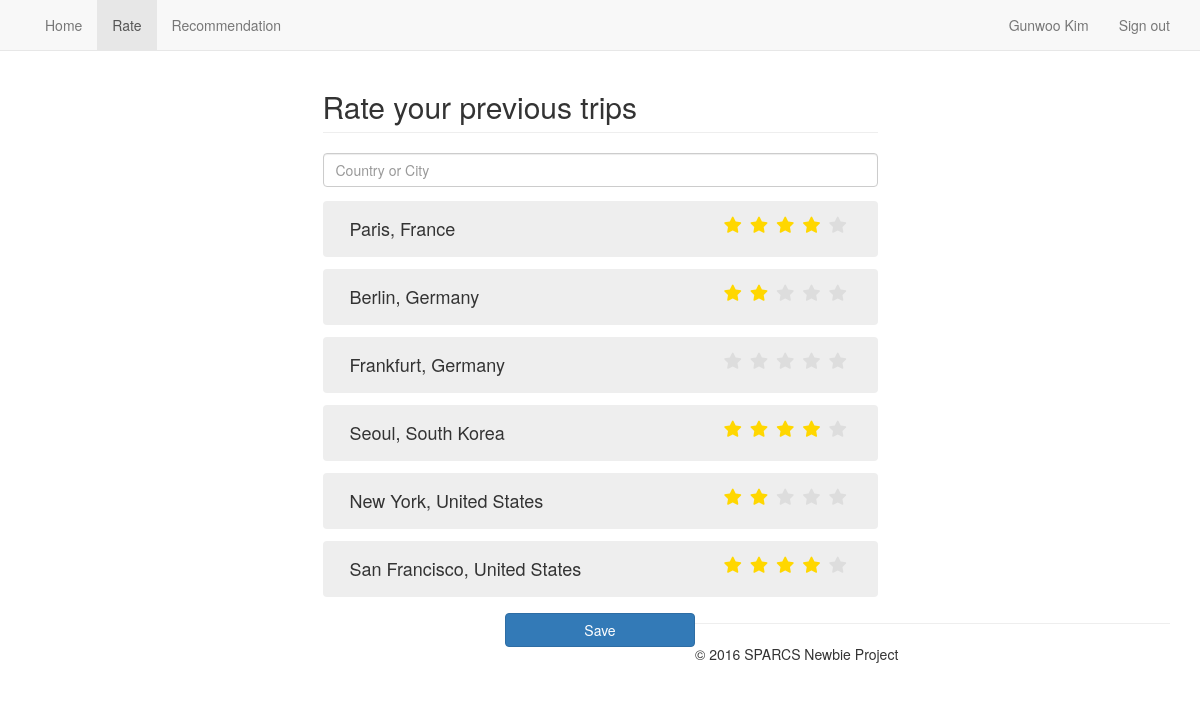
Page /rate/ (signed in) on the committed database.
### rate/models.py (models this page shows, shortened)
class Preference(models.Model):
    destination = models.ForeignKey(Destination)
    score = models.IntegerField(validators=[MinValueValidator(0), MaxValueValidator(5)])

class Destination(models.Model):
    name = models.CharField(max_length=30)
    country = models.ForeignKey(Country, null=True, blank=True)
    tags = models.ManyToManyField(Tag)

class Country(models.Model):
    name = models.CharField(max_length=30)
    class Meta:
        verbose_name_plural = "countries"

### rate/views.py (the view)
# urls.py: url(r'^rate/', views.preference_list),
@login_required
def preference_list(request):
    user = request.user
    userprofile = UserProfile.objects.get(user=user)
    for dest in Destination.objects.all():
        score = int(request.POST.get('rating_'+dest.name, -1))
        userprofile.set_preference(dest.name, score)
    pref_list = list(userprofile.preferences.all())
    pref_list.sort(key=lambda x: (x.destination.country.name, x.destination.name))
    data = {'user': user,
            'pref_list': pref_list}
    return render(request, 'rate.html', data)

### rate/models.py (called while the page is built, shortened)
    def set_preference(self, dest_name, score):
        try:
            pref = self.preferences.get(destination__name=dest_name)
        except ObjectDoesNotExist:
            pref = None
        if pref is not None:
            if score != -1:
                pref.score = score
                pref.save()

### rate/templates/rate.html (shortened to what this page needs)
<!DOCTYPE html>
<html lang="en">
  <head>
    <link rel="stylesheet" href="https://maxcdn.bootstrapcdn.com/bootstrap/3.3.7/css/bootstrap.min.css">
    <link rel="stylesheet" href="/static/customize.css" type="text/css">
    <link rel="stylesheet" href="//netdna.bootstrapcdn.com/font-awesome/4.2.0/css/font-awesome.min.css">
  </head>
  <body>
    <nav class="navbar navbar-default navbar-fixed-top">
      <div class="container">
        <div id="navbar" class="navbar-collapse collapse">
          <ul class="nav navbar-nav">
            <li>
              <a href="/main">Home</a>
            </li>
            <li class="active">
              <a href="/rate">Rate</a>
            </li>
            <li>
              <a href="/recommendation">Recommendation</a>
            </li>
          </ul>
          <ul class="nav navbar-nav navbar-right">
            {% if user is not None %}
            <li class="navbar-text">
              {{user.first_name}} {{user.last_name}}
            </li>
            <li>
              <a href="/logout">Sign out</a>
            </li>
            {% else %}
            <li>
              <a href="/login">Sign In</a>
            </li>
            {% endif %}
          </ul>
      </div>
      </div>
    </nav>
    <div class="container">
      <div class="row">
        <div class="col-sm-6 col-sm-offset-3">
          <h2 class="page-header">Rate your previous trips</h2>
          <div class="search-box">
              <input type="search" placeholder="Country or City" class="form-control" />
          </div>
        </div>
      </div>
      <form method="post">
        {% for pref in pref_list %}
        {% with pref.destination.name as dname %}
        <div class="row">
          <div class="col-sm-6 col-sm-offset-3">
            <div class="preference">
              <h4 class="col-sm-7">
                {{dname}}, {{pref.destination.country.name}}
              </h4>
              <fieldset class="rating col-sm-5">
                {% if pref.score == 5 %}
                <input type="radio" id="star5_{{dname}}" name="rating_{{dname}}" value="5" checked /><label class = "full" for="star5_{{dname}}" title="5 stars"></label>
                {% else %}
                <input type="radio" id="star5_{{dname}}" name="rating_{{dname}}" value="5" /><label class = "full" for="star5_{{dname}}" title="5 stars"></label>
                {% endif %}
                {% if pref.score == 4 %}
                <input type="radio" id="star4_{{dname}}" name="rating_{{dname}}" value="4" checked /><label class = "full" for="star4_{{dname}}" title="4 stars"></label>
                {% else %}
                <input type="radio" id="star4_{{dname}}" name="rating_{{dname}}" value="4" /><label class = "full" for="star4_{{dname}}" title="4 stars"></label>
                {% endif %}
                {% if pref.score == 3 %}
                <input type="radio" id="star3_{{dname}}" name="rating_{{dname}}" value="3" checked /><label class = "full" for="star3_{{dname}}" title="3 stars"></label>
                {% else %}
                <input type="radio" id="star3_{{dname}}" name="rating_{{dname}}" value="3" /><label class = "full" for="star3_{{dname}}" title="3 stars"></label>
                {% endif %}
                {% if pref.score == 2 %}
                <input type="radio" id="star2_{{dname}}" name="rating_{{dname}}" value="2" checked /><label class = "full" for="star2_{{dname}}" title="2 stars"></label>
                {% else %}
                <input type="radio" id="star2_{{dname}}" name="rating_{{dname}}" value="2" /><label class = "full" for="star2_{{dname}}" title="2 stars"></label>
                {% endif %}
                {% if pref.score == 1 %}
                <input type="radio" id="star1_{{dname}}" name="rating_{{dname}}" value="1" checked /><label class = "full" for="star1_{{dname}}" title="1 star"></label>
                {% else %}
                <input type="radio" id="star1_{{dname}}" name="rating_{{dname}}" value="1" /><label class = "full" for="star1_{{dname}}" title="1 star"></label>
                {% endif %}
              </fieldset>
              {% endwith %}
              <br />
              <br />
            </div>
          </div>
        </div>
        {% endfor %}
        <button type="submit" class="btn btn-primary col-sm-2 col-sm-offset-5" id="large-margin">Save</button>
      </form>
      <hr>
      <footer>
        <p>&copy; 2016 SPARCS Newbie Project</p>
      </footer>
    </div>
  </body>
</html>

### rate/static/customize.css (style rules this page uses)
body { padding-top: 50px; padding-bottom: 20px; }
#large-margin { margin-top: 10px; }
.search-box { background: white; padding-bottom: 8px; }
.preference { background-color: #eee; border-radius: 4px; padding: 8px 12px; margin: 6px 0px 6px; }
.rating { border: none; float: left; }
.rating > label:before { margin: 5px; font-size: 1.25em; font-family: FontAwesome; display: inline-block; content: "\f005"; }
.rating > label { color: #ddd; float: right; }
.rating > input:checked ~ label, .rating:not(:checked) > label:hover, .rating:not(:checked) > label:hover ~ label { color: #FFD700; }

### rows in the picture
Preference: destination.name "Paris", destination.country.name "France"
Preference: destination.name "Berlin", destination.country.name "Germany"
Preference: destination.name "Frankfurt", destination.country.name "Germany"
Preference: destination.name "Seoul", destination.country.name "South Korea"
Preference: destination.name "New York", destination.country.name "United States"
Preference: destination.name "San Francisco", destination.country.name "United States"

### other values in the picture
{{ user.first_name }} "Gunwoo"
{{ user.last_name }} "Kim"
